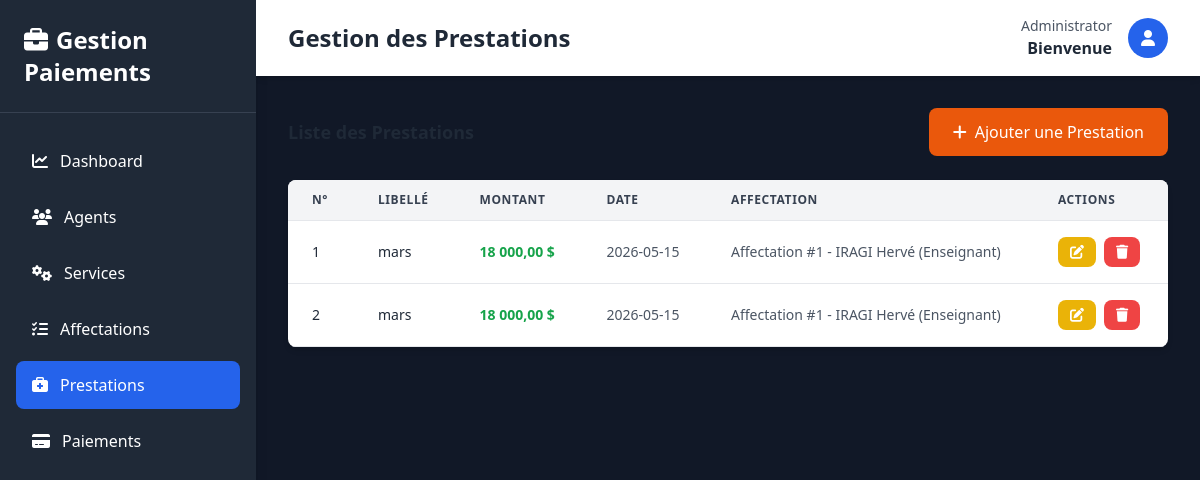
The app's page /pages/prestations/index.php (signed in), older data.
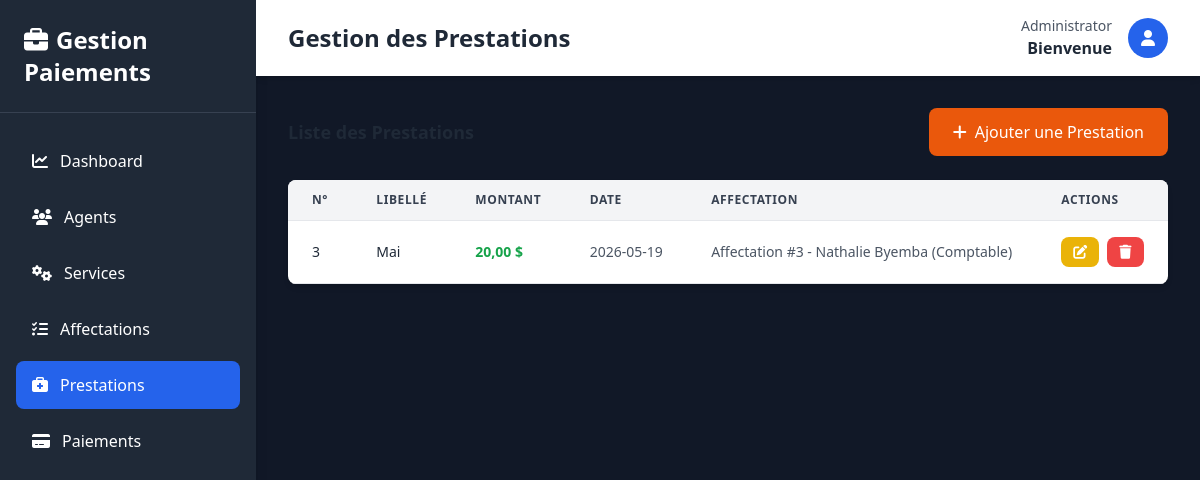
The same page, newer data.
### tables this page shows
CREATE TABLE `prestation` (
  `numeroPrest` int(11) NOT NULL,
  `libelle` varchar(100) DEFAULT NULL,
  `montant` float DEFAULT NULL,
  `date_prestation` date DEFAULT NULL,
  `id_affectation` int(11) NOT NULL
);

CREATE TABLE `affectation` (
  `id` int(11) NOT NULL,
  `lieu_affectation` varchar(100) DEFAULT NULL,
  `date_affectation` date DEFAULT NULL,
  `id_agent` int(11) NOT NULL,
  `id_service` int(11) NOT NULL
);

CREATE TABLE `agent` (
  `id_agent` int(11) NOT NULL,
  `nom_complet` varchar(100) NOT NULL,
  `adresse` varchar(150) DEFAULT NULL,
  `date_naissance` date DEFAULT NULL,
  `telephone` varchar(20) DEFAULT NULL,
  `profil` varchar(50) DEFAULT NULL,
  `lieu_naissance` varchar(100) DEFAULT NULL,
  `fonction` varchar(100) DEFAULT NULL
);

CREATE TABLE `service` (
  `id` int(11) NOT NULL,
  `designation` varchar(100) NOT NULL,
  `description` text DEFAULT NULL,
  `photo` varchar(255) DEFAULT NULL,
  `short_description` varchar(255) DEFAULT NULL
);

### Classes/Prestation.php (called while the page is built, shortened)
<?php
require_once __DIR__ . '/../Config/Database.php';
class Prestation {
    private $numeroPrest;
    private $libelle;
    private $montant;
    private $date_prestation;
    public function __construct(
        $libelle = null,
        $montant = null,
        $date_prestation = null,
        $id_affectation = null,
        $numeroPrest = null
    ) {
        $this->numeroPrest = $numeroPrest;
        $this->libelle = $libelle;
        $this->montant = $montant;
        $this->date_prestation = $date_prestation;
    }
    public function getNumeroPrest() {
        return $this->numeroPrest;
    }
    public function getLibelle() {
        return $this->libelle;
    }
    public function getMontant() {
        return $this->montant;
    }
    public function getDatePrestation() {
        return $this->date_prestation;
    }
    public static function getAll() {
        $db = Database::getInstance();
        $sql = "SELECT * FROM Prestation";
        $prestations = [];
        try {
            $stmt = $db->prepare($sql);
            $stmt->execute();
            while ($row = $stmt->fetch(PDO::FETCH_ASSOC)) {
                $prestation = new self(
                    $row['libelle'],
                    $row['montant'],
                    $row['date_prestation'],
                    $row['id_affectation'],
                    $row['numeroPrest']
                );
                $prestations[] = $prestation;
            }
            return $prestations;
        } catch (PDOException $e) {
            echo "Erreur lors de la récupération : " . $e->getMessage();
            return [];
        }
    }
}
?>

### Config/Database.php (called while the page is built, shortened)
<?php
class Database {
    private static $host = 'localhost';
    private static $db_name = 'gestion_paiement_agents';
    private static $user = 'root';
    private static $password = '';
    private static $conn;
    public static function connect() {
        self::$conn = null;
        try {
            $dsn = 'mysql:host=' . self::$host . ';dbname=' . self::$db_name . ';charset=utf8';
            self::$conn = new PDO($dsn, self::$user, self::$password);
            self::$conn->setAttribute(PDO::ATTR_ERRMODE, PDO::ERRMODE_EXCEPTION);
        } catch (PDOException $e) {
            die('Erreur de connexion : ' . $e->getMessage());
        }
        return self::$conn;
    }
    public static function getInstance() {
        return self::$conn;
    }
}
?>

### Classes/Affectation.php (called while the page is built, shortened)
<?php
require_once __DIR__ . '/../Config/Database.php';
class Affectation {
    private $id;
    public function __construct(
        $lieu_affectation = null,
        $date_affectation = null,
        $id_agent = null,
        $id_service = null,
        $id = null
    ) {
        $this->id = $id;
    }
    public function getId() {
        return $this->id;
    }
    public static function getById($id) {
        $db = Database::getInstance();
        $sql = "SELECT * FROM Affectation WHERE id = :id";
        try {
            $stmt = $db->prepare($sql);
            $stmt->bindParam(':id', $id);
            $stmt->execute();
            if ($stmt->rowCount() > 0) {
                $row = $stmt->fetch(PDO::FETCH_ASSOC);
                return new self(
                    $row['lieu_affectation'],
                    $row['date_affectation'],
                    $row['id_agent'],
                    $row['id_service'],
                    $row['id']
                );
            }
            return null;
        } catch (PDOException $e) {
            echo "Erreur lors de la récupération : " . $e->getMessage();
            return null;
        }
    }
}
?>

### Classes/Agent.php (called while the page is built, shortened)
<?php
require_once __DIR__ . '/../Config/Database.php';
class Agent {
    private $nom_complet;
    public function __construct(
        $nom_complet = null,
        $adresse = null,
        $date_naissance = null,
        $telephone = null,
        $profil = null,
        $lieu_naissance = null,
        $fonction = null,
        $id_agent = null
    ) {
        $this->nom_complet = $nom_complet;
    }
    public function getNomComplet() {
        return $this->nom_complet;
    }
    public static function getById($id) {
        $db = Database::getInstance();
        $sql = "SELECT * FROM Agent WHERE id_agent = :id_agent";
        try {
            $stmt = $db->prepare($sql);
            $stmt->bindParam(':id_agent', $id);
            $stmt->execute();
            if ($stmt->rowCount() > 0) {
                $row = $stmt->fetch(PDO::FETCH_ASSOC);
                return new self(
                    $row['nom_complet'],
                    $row['adresse'],
                    $row['date_naissance'],
                    $row['telephone'],
                    $row['profil'],
                    $row['lieu_naissance'],
                    $row['fonction'],
                    $row['id_agent']
                );
            }
            return null;
        } catch (PDOException $e) {
            echo "Erreur lors de la récupération : " . $e->getMessage();
            return null;
        }
    }
}
?>

### Classes/Service.php (called while the page is built, shortened)
<?php
require_once __DIR__ . '/../Config/Database.php';
class Service {
    private $designation;
    public function __construct(
        $designation = null,
        $description = null,
        $id = null
    ) {
        $this->designation = $designation;
    }
    public function getDesignation() {
        return $this->designation;
    }
    public static function getById($id) {
        $db = Database::getInstance();
        $sql = "SELECT * FROM Service WHERE id = :id";
        try {
            $stmt = $db->prepare($sql);
            $stmt->bindParam(':id', $id);
            $stmt->execute();
            if ($stmt->rowCount() > 0) {
                $row = $stmt->fetch(PDO::FETCH_ASSOC);
                return new self(
                    $row['designation'],
                    $row['description'],
                    $row['id']
                );
            }
            return null;
        } catch (PDOException $e) {
            echo "Erreur lors de la récupération : " . $e->getMessage();
            return null;
        }
    }
}
?>

### pages/prestations/index.php (the view, shortened to what the changed rows need)
<?php
require_once __DIR__ . '/../../Config/Database.php';
require_once __DIR__ . '/../../Classes/Prestation.php';
require_once __DIR__ . '/../../Classes/Affectation.php';
require_once __DIR__ . '/../../Classes/Agent.php';
require_once __DIR__ . '/../../Classes/Service.php';
$prestations = Prestation::getAll();
?>
<!DOCTYPE html>
<html lang="fr">
<head>
    <script src="https://cdn.tailwindcss.com"></script>
    <link rel="stylesheet" href="https://cdnjs.cloudflare.com/ajax/libs/font-awesome/6.4.0/css/all.min.css">
</head>
<body class="bg-gray-50">
    <div class="flex h-screen bg-gray-900">
        <div class="w-64 bg-gray-800 text-white shadow-lg">
            <div class="p-6 border-b border-gray-700">
                <h1 class="text-2xl font-bold">
                    <i class="fas fa-briefcase mr-2"></i>Gestion Paiements
                </h1>
            </div>
        </div>
        <div class="flex-1 flex flex-col overflow-hidden">
            <div class="bg-white shadow-md">
                <div class="max-w-7xl mx-auto px-4 sm:px-6 lg:px-8 py-4 flex justify-between items-center w-full">
                    <h2 class="text-2xl font-bold text-gray-800">Gestion des Prestations</h2>
                </div>
            </div>
            <div class="flex-1 overflow-auto p-8">
                <div class="bg-white rounded-lg shadow-md overflow-hidden">
                    <div class="overflow-x-auto">
                        <table class="w-full">
                            <thead class="bg-gray-100 border-b border-gray-200">
                                <tr>
                                    <th class="px-6 py-3 text-left text-xs font-semibold text-gray-700 uppercase tracking-wider">N°</th>
                                    <th class="px-6 py-3 text-left text-xs font-semibold text-gray-700 uppercase tracking-wider">Libellé</th>
                                    <th class="px-6 py-3 text-left text-xs font-semibold text-gray-700 uppercase tracking-wider">Montant</th>
                                    <th class="px-6 py-3 text-left text-xs font-semibold text-gray-700 uppercase tracking-wider">Date</th>
                                    <th class="px-6 py-3 text-left text-xs font-semibold text-gray-700 uppercase tracking-wider">Affectation</th>
                                    <th class="px-6 py-3 text-left text-xs font-semibold text-gray-700 uppercase tracking-wider">Actions</th>
                                </tr>
                            </thead>
                            <tbody>
                                <?php if (empty($prestations)): ?>
                                <tr>
                                    <td colspan="6" class="px-6 py-8 text-center text-gray-500">
                                        <i class="fas fa-inbox text-4xl mb-2"></i>
                                        <p class="mt-2">Aucune prestation trouvée</p>
                                    </td>
                                </tr>
                                <?php else: ?>
                                    <?php foreach ($prestations as $prestation): ?>
                                    <tr class="border-b border-gray-200 hover:bg-gray-50 transition">
                                        <td class="px-6 py-4 whitespace-nowrap text-sm font-medium text-gray-800"><?php echo $prestation->getNumeroPrest(); ?></td>
                                        <td class="px-6 py-4 whitespace-nowrap text-sm text-gray-800"><?php echo $prestation->getLibelle(); ?></td>
                                        <td class="px-6 py-4 whitespace-nowrap text-sm font-semibold text-green-600"><?php echo number_format($prestation->getMontant(), 2, ',', ' '); ?> $</td>
                                        <td class="px-6 py-4 whitespace-nowrap text-sm text-gray-600"><?php echo $prestation->getDatePrestation(); ?></td>
                                        <td class="px-6 py-4 whitespace-nowrap text-sm text-gray-600">
                                            <?php
                                            $aff = Affectation::getById($prestation->getIdAffectation());
                                            if ($aff) {
                                                $agentName = 'N/A';
                                                $serviceName = 'N/A';
                                                $ag = Agent::getById($aff->getIdAgent());
                                                if ($ag) {
                                                    $agentName = $ag->getNomComplet();
                                                }
                                                $serviceObj = Service::getById($aff->getIdService());
                                                if ($serviceObj) {
                                                    $serviceName = $serviceObj->getDesignation();
                                                }
                                                echo "Affectation #{$aff->getId()} - {$agentName} ({$serviceName})";
                                            } else {
                                                echo 'N/A';
                                            }
                                            ?>
                                        </td>
                                        <td class="px-6 py-4 whitespace-nowrap text-sm gap-2 flex">
                                            <a href="edit.php?id=<?php echo $prestation->getNumeroPrest(); ?>" class="inline-flex items-center px-3 py-2 bg-yellow-500 hover:bg-yellow-600 text-white rounded-lg transition">
                                                <i class="fas fa-edit"></i>
                                            </a>
                                            <a href="delete.php?id=<?php echo $prestation->getNumeroPrest(); ?>" class="inline-flex items-center px-3 py-2 bg-red-500 hover:bg-red-600 text-white rounded-lg transition" onclick="return confirm('Êtes-vous sûr?')">
                                                <i class="fas fa-trash"></i>
                                            </a>
                                        </td>
                                    </tr>
                                    <?php endforeach; ?>
                                <?php endif; ?>
                            </tbody>
                        </table>
                    </div>
                </div>
            </div>
        </div>
    </div>
</body>
</html>

Row changes from the older to the newer data that the page shows:
removed prestation: numeroPrest "1", libelle "mars", montant "18 000,00", date_prestation "2026-05-15", id_affectation "1", agent.nom_complet "IRAGI Hervé", service.designation "Enseignant"
removed prestation: numeroPrest "2", libelle "mars", montant "18 000,00", date_prestation "2026-05-15", id_affectation "1", agent.nom_complet "IRAGI Hervé", service.designation "Enseignant"
added prestation: numeroPrest "3", libelle "Mai", montant "20,00", date_prestation "2026-05-19", id_affectation "3", agent.nom_complet "Nathalie Byemba", service.designation "Comptable"
